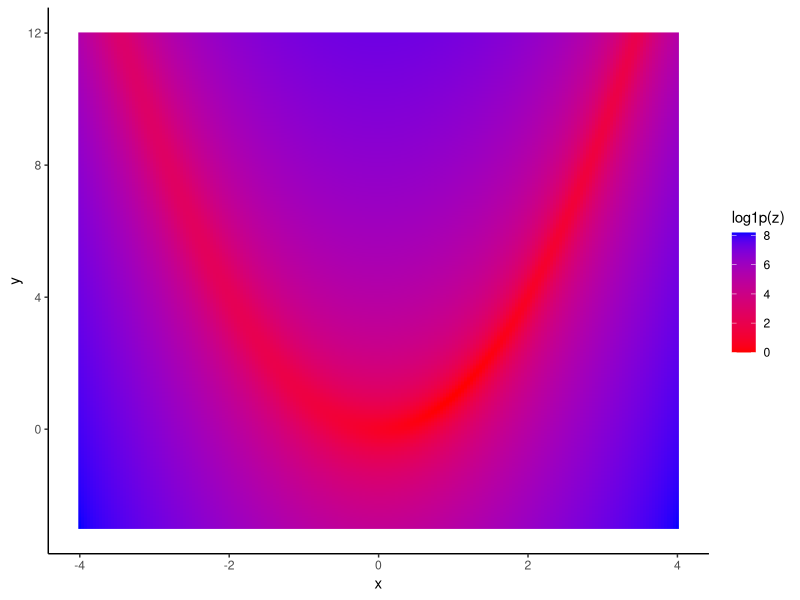
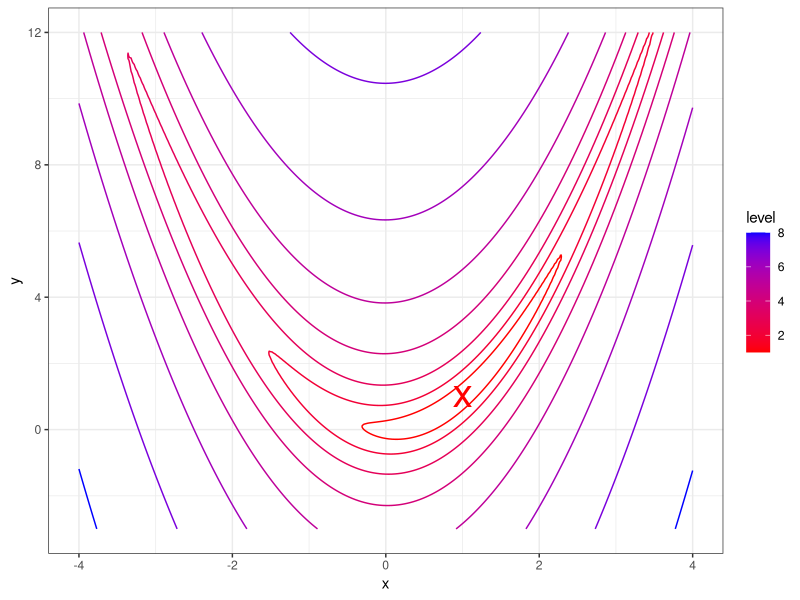
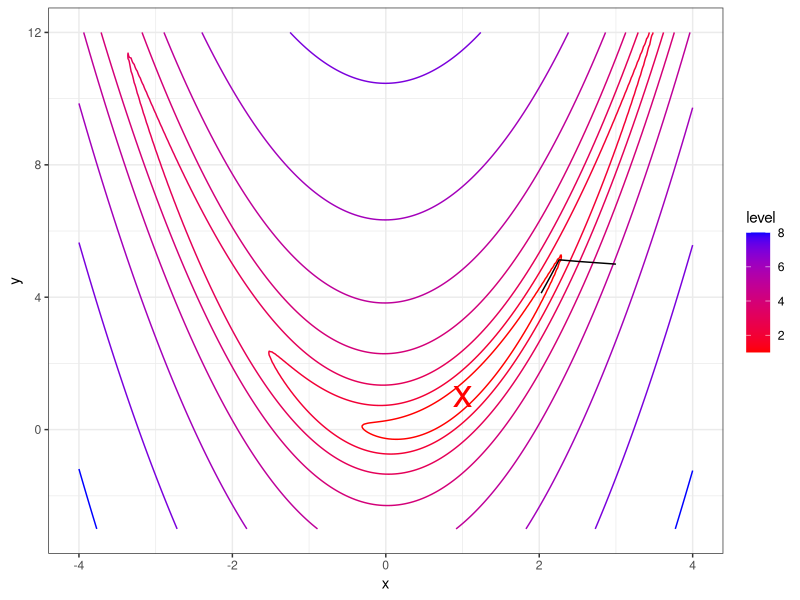
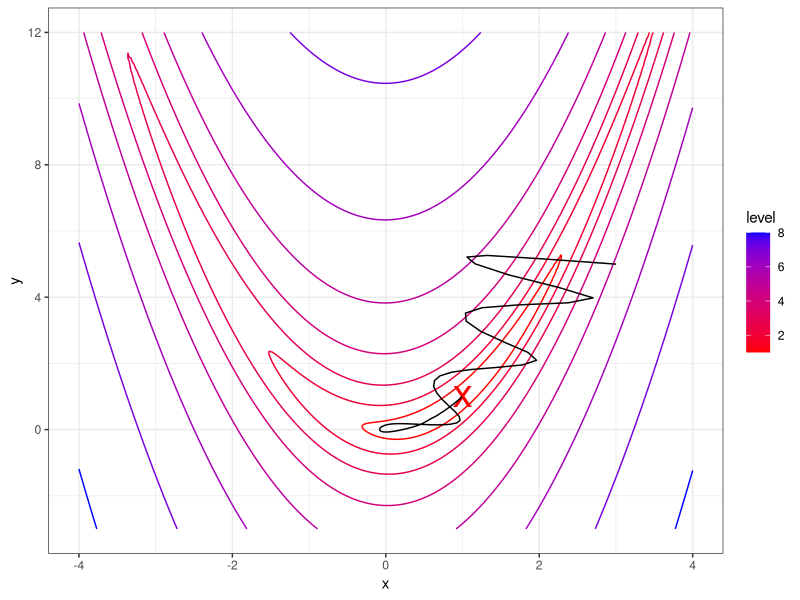
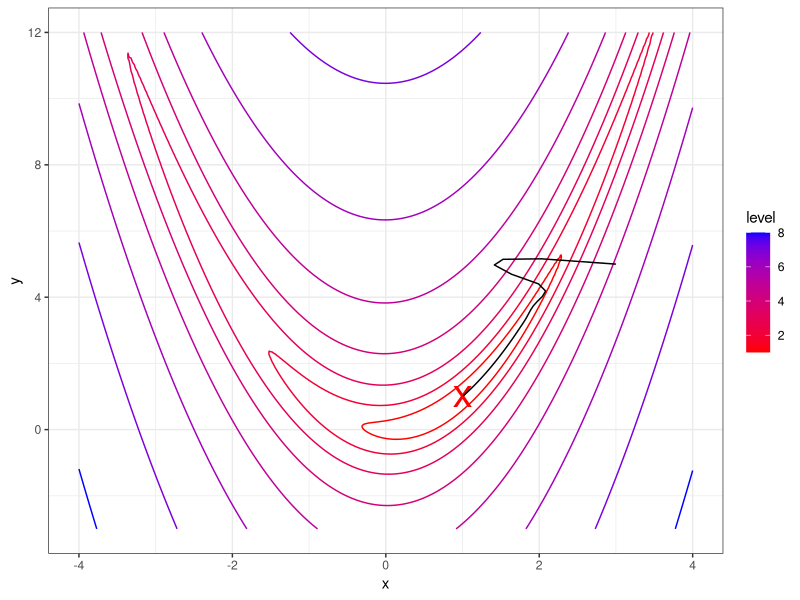
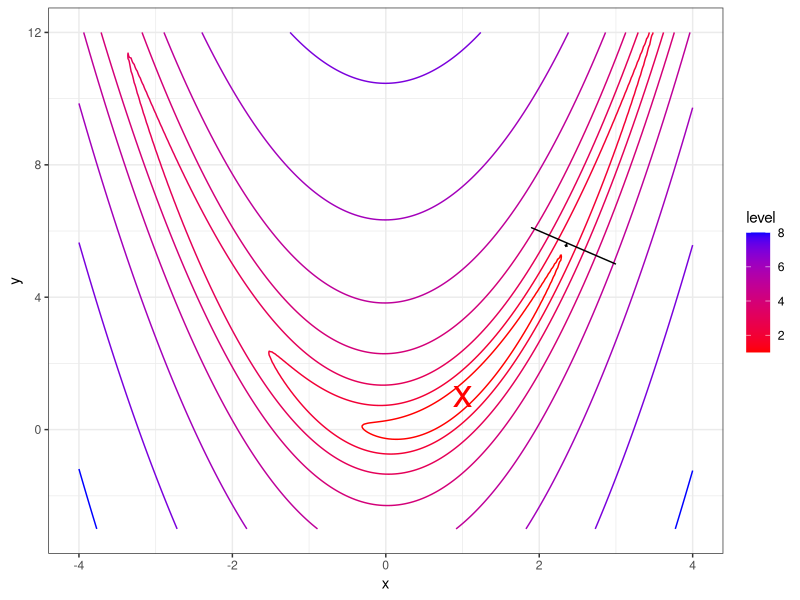
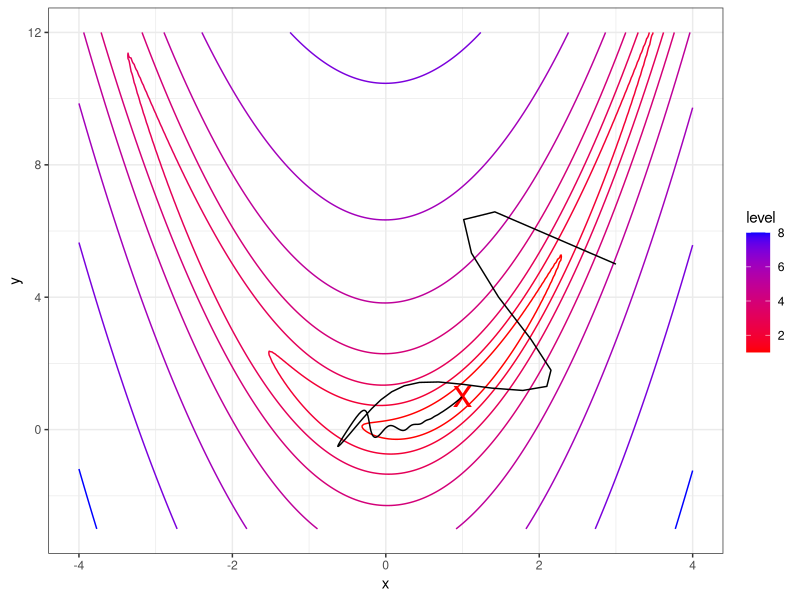
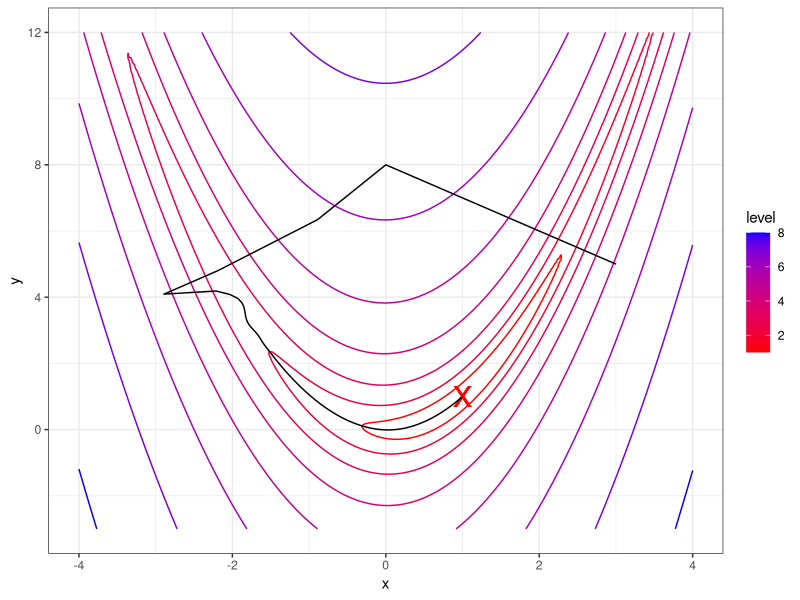

The R script that drew these images, in order:
## ---- chunk 1
library(ggplot2)
dir.create("plots")
ggs<-function(x,w=6,h=4){
  ggsave(file=paste0("plots/",x,".pdf"),width=w,height=h)
}
## ---- chunk 2
MAXITER<-2000
TOLERANCE<-1e-6
grad_descent<-function(f,g,x_init,stp=.001,maxIter=MAXITER){
  delta<-100
  t<-1
  res<-matrix(0,nrow=maxIter,ncol=3)
  colnames(res)<-c("x","y","f")
  res[1,]<-c(x_init,f(x_init))
  while(abs(delta)>TOLERANCE && t<maxIter){
    t<-t+1
    grad<-g(res[t-1,1:2])
    res[t,1:2]<-res[t-1,1:2]-stp*grad
    res[t,3]<-f(res[t,1:2])
    delta<-res[t,3]-res[t-1,3]
  }
  as.data.frame(res[1:t,])
}

momentum<-function(f,g,x_init,stp=.001,maxIter=MAXITER,momentum=.9,wait=1){
  delta<-100
  t<-1
  res<-matrix(0,nrow=maxIter,ncol=3)
  colnames(res)<-c("x","y","f")
  res[1,]<-c(x_init,f(x_init))
  velo<-0
  while(abs(delta)>TOLERANCE && t<maxIter){
    t<-t+1
    if(t<wait) velo<-0
    velo<-momentum*velo
    grad<-g(res[t-1,1:2])
    velo<-velo+stp*grad
    res[t,1:2]<-res[t-1,1:2]-velo
    res[t,3]<-f(res[t,1:2])
    delta<-res[t,3]-res[t-1,3]
  }
  as.data.frame(res[1:t,])
}

nesterov<-function(f,g,x_init,stp=.001,maxIter=MAXITER,momentum=.9,wait=1){
  delta<-100
  t<-1
  res<-matrix(0,nrow=maxIter,ncol=3)
  colnames(res)<-c("x","y","f")
  res[1,]<-c(x_init,f(x_init))
  velo<-0
  while(abs(delta)>TOLERANCE && t<maxIter){
    t<-t+1
    if(t<wait) velo<-0
    velo<-momentum*velo
    grad<-g(res[t-1,1:2]-velo)
    velo<-velo+stp*grad
    res[t,1:2]<-res[t-1,1:2]-velo
    res[t,3]<-f(res[t,1:2])
    delta<-res[t,3]-res[t-1,3]
  }
  as.data.frame(res[1:t,])
}

irprop<-function(f,g,x_init,maxIter=MAXITER,eta_plus=1.2,eta_minus=.5,
                 delta_max=50,delta_min=0,delta0=.5){
  k<-length(x_init)
  chg<-100
  t<-1
  res<-matrix(0,nrow=maxIter,ncol=3)
  colnames(res)<-c("x","y","f")
  res[1,]<-c(x_init,f(x_init))
  delta_old<-delta<-delta0*rep(1,k)
  dw<-grad_old<-rep(0,k)
  while(abs(chg)>TOLERANCE && t<maxIter){
  #while(t<maxIter){
    grad<-g(res[t,1:k])
    ind<-sign(grad_old)*sign(grad)
    delta[ind>0]<-min(delta_old[ind>0]*eta_plus, delta_max)
    delta[ind<0]<-max(delta_old[ind<0]*eta_minus, delta_min)
    grad[ind<0]<-1e-4*grad[ind<0] #comment out this line to get "original" rprop
    
    #irprop+
    #dw[ind>=0]<- -sign(grad[ind>=0])*delta[ind>=0]
    #dw[ind<0]<- if(chg>0) -dw[ind<0] else 0
    #irprop-
    dw<- -sign(grad)*delta
    
    res[t+1,1:k]<-res[t,1:k]+dw
    res[t+1,k+1]<-f(res[t+1,1:k])
    chg<-res[t+1,k+1]-res[t,k+1]
    delta_old<-delta
    grad_old<-grad
    t<-t+1
  }
  as.data.frame(res[1:t,])
}

adamax<-function(f,g,x_init,maxIter=MAXITER,stp=.002,
                 beta1=.9,beta2=.999){
  k<-length(x_init)
  chg<-100
  t<-1
  res<-matrix(0,nrow=maxIter,ncol=3)
  colnames(res)<-c("x","y","f")
  res[1,]<-c(x_init,f(x_init))
  m<-rep(0,k)
  u<-rep(0,k)
  while(abs(chg)>TOLERANCE && t<maxIter){
    t<-t+1
    grad<-g(res[t-1,1:k])
    m<-beta1*m+(1-beta1)*grad
    u<-pmax(beta2*u,abs(grad))
    velo<- -(stp/(1-beta1^t))*m/u
    res[t,1:k]<-res[t-1,1:k]+velo
    res[t,k+1]<-f(res[t,1:k])
    chg<-res[t,k+1]-res[t-1,k+1]
  }
  as.data.frame(res[1:t,])
}

nadam<-function(f,g,x_init,maxIter=MAXITER,stp=.002,
                 beta1=.9,beta2=.999){
  k<-length(x_init)
  chg<-100
  t<-1
  res<-matrix(0,nrow=maxIter,ncol=3)
  colnames(res)<-c("x","y","f")
  res[1,]<-c(x_init,f(x_init))
  m<-rep(0,k)
  u<-rep(0,k)
  while(abs(chg)>TOLERANCE && t<maxIter){
    t<-t+1
    grad<-g(res[t-1,1:k])
    m<-beta1*m+(1-beta1)*grad
    u<-pmax(beta2*u,abs(grad))
    velo<- -(stp/u)*(beta1*m+grad*(1-beta1))/(1-beta1^t)
    res[t,1:k]<-res[t-1,1:k]+velo
    res[t,k+1]<-f(res[t,1:k])
    chg<-res[t,k+1]-res[t-1,k+1]
  }
  as.data.frame(res[1:t,])
}

l2norm<-function(x){sqrt(sum(x^2))}

avagrad<-function(f,g,x_init,maxIter=MAXITER,stp=.1,
                 beta1=.9,beta2=.999,adam_eps_param=.1){
  #Savarese et al 2019 algorithm 2
  #stp=alpha, adam_eps_param=epsilon
  #defaults copied from https://github.com/lolemacs/avagrad/blob/master/optimizers.py
  k<-length(x_init) #Savarese calls this "d"
  chg<-100
  t<-1
  res<-matrix(0,nrow=maxIter,ncol=3)
  colnames(res)<-c("x","y","f")
  res[1,]<-c(x_init,f(x_init))
  m<-rep(0,k)
  v<-rep(0,k)
  while(abs(chg)>TOLERANCE && t<maxIter){
    t<-t+1
    grad<-g(res[t-1,1:k])
    m<-beta1*m+(1-beta1)*grad
    eta<-1/(adam_eps_param+sqrt(v))
    res[t,1:k]<-res[t-1,1:k] - stp*(eta/l2norm(eta/sqrt(k)))*m
    v<-beta2*v+(1-beta2)*grad^2
    res[t,k+1]<-f(res[t,1:k])
    chg<-res[t,k+1]-res[t-1,k+1]
  }
  as.data.frame(res[1:t,])
}

newton_full<-function(f,g,h,x_init,maxIter=MAXITER){
  k<-length(x_init)
  chg<-100
  t<-1
  res<-matrix(0,nrow=maxIter,ncol=3)
  colnames(res)<-c("x","y","f")
  res[1,]<-c(x_init,f(x_init))
  while(abs(chg)>TOLERANCE && t<maxIter){
    t<-t+1
    grad<-g(res[t-1,1:k])
    hess<-h(res[t-1,1:k])
    res[t,1:k]<-res[t-1,1:k] - solve(hess,grad)
    res[t,k+1]<-f(res[t,1:k])
    chg<-res[t,k+1]-res[t-1,k+1]
  }
  as.data.frame(res[1:t,])
}

newton_diag<-function(f,g,h,x_init,maxIter=MAXITER,stp=.1){
  k<-length(x_init)
  chg<-100
  t<-1
  res<-matrix(0,nrow=maxIter,ncol=3)
  colnames(res)<-c("x","y","f")
  res[1,]<-c(x_init,f(x_init))
  while(abs(chg)>TOLERANCE && t<maxIter){
    t<-t+1
    grad<-g(res[t-1,1:k])
    hess<-h(res[t-1,1:k])
    res[t,1:k]<-res[t-1,1:k] - stp*grad/diag(hess)
    res[t,k+1]<-f(res[t,1:k])
    chg<-res[t,k+1]-res[t-1,k+1]
  }
  as.data.frame(res[1:t,])
}
## ---- chunk 3
rosenbrock_f <- function(x,a=1,b=10){
  (a-x[1])^2 + b*(x[2]-x[1]^2)^2
}
rosenbrock_g <- function(x,a=1,b=10){
  dx1<- -2*(a-x[1]) - 2*b*(x[2]-x[1]^2)*2*x[1]
  dx2<- 2*b*(x[2]-x[1]^2)
  c(dx1,dx2)
}
rosenbrock_h <- function(x,a=1,b=10){
  h11<- 2-4*b*x[2]+12*b*x[1]^2
  h12<- -4*b*x[1]
  h22<- 2*b
  matrix(c(h11,h12,h12,h22),nrow=2)
}
solution<-data.frame(x=1,y=1)

pd<-expand.grid(x=seq(-4,4,.04),y=seq(-3,12,.04))
pd$z<-apply(pd,1,rosenbrock_f)
ggplot(pd,aes(x=x,y=y))+geom_raster(aes(fill=log1p(z)))+scale_fill_continuous(low="red",high="blue")+theme_classic()
(base_plot<-ggplot(pd)+geom_contour(aes(x=x,y=y,z=log1p(z),colour=..level..))+scale_colour_continuous(low="red",high="blue")+geom_point(data=solution,aes(x,y),colour="red",size=10,shape="x")+theme_bw())
ggs("rosenbrock")
## ---- chunk 4
res<-list()
res[["gd"]]<-grad_descent(rosenbrock_f,rosenbrock_g,c(3,5))
base_plot+geom_path(aes(x=x,y=y),data=res$gd)
ggs("gd")
## ---- chunk 5
res[["mtm"]]<-momentum(rosenbrock_f,rosenbrock_g,c(3,5),stp=.002)
base_plot+geom_path(data=res$mtm,aes(x,y))
ggs("mtm")
## ---- chunk 6
res[["nstv"]]<-nesterov(rosenbrock_f,rosenbrock_g,c(3,5),stp=.002)
base_plot+geom_path(data=res$nstv,aes(x,y))
ggs("nstv")
## ---- chunk 7
res[["irprop"]]<-irprop(rosenbrock_f,rosenbrock_g,c(3,5))
base_plot+geom_path(data=res$irprop,aes(x,y))
#with(tail(res$irprop,20),plot(x,y,type="l"))
## ---- chunk 8
res[["admx"]]<-adamax(rosenbrock_f,rosenbrock_g,c(3,5),stp=3)
base_plot+geom_path(data=res$admx,aes(x,y))
#with(tail(res$admx,500),plot(x,y,type="l"))
ggs("admx")
## ---- chunk 9
res[["nadm"]]<-nadam(rosenbrock_f,rosenbrock_g,c(3,5),stp=3)
base_plot+geom_path(data=res$nadm,aes(x,y))
#with(tail(res$admx,500),plot(x,y,type="l"))
ggs("nadm")
## ---- chunk 10
res[["avagrad"]]<-avagrad(rosenbrock_f,rosenbrock_g,c(3,5),stp=.1,adam_eps_param =.1)
base_plot+geom_path(data=res$avagrad,aes(x,y))
ggs("avagrad")
## ---- chunk 11
res[["newton_full"]]<-newton_full(rosenbrock_f,rosenbrock_g,rosenbrock_h,c(3,5))
base_plot+geom_path(aes(x=x,y=y),data=res$newton_full)
ggs("newton_full")
## ---- chunk 12
res[["newton_diag"]]<-newton_diag(rosenbrock_f,rosenbrock_g,rosenbrock_h,c(3,5),stp=.95)
base_plot+geom_path(aes(x=x,y=y),data=res$newton_diag)
ggs("newton_diag")
## ---- chunk 13
pd2<-data.frame(method=names(res),nSteps=sapply(res,nrow))
pd2$err<-sapply(res,function(x){x[nrow(x),3]})
pd2$method<-factor(pd2$method,levels=pd2$method[order(pd2$err)])
ggplot(pd2)+geom_bar(aes(x=method,y=err),stat="identity")
#bad<-pd2$err>1e-3
ggplot(subset(pd2,err<1e-3))+geom_bar(aes(x=method,y=err),stat="identity")
pd2$method<-factor(pd2$method,levels=pd2$method[order(pd2$nSteps)])
ggplot(pd2)+geom_bar(aes(x=method,y=nSteps),stat="identity")
